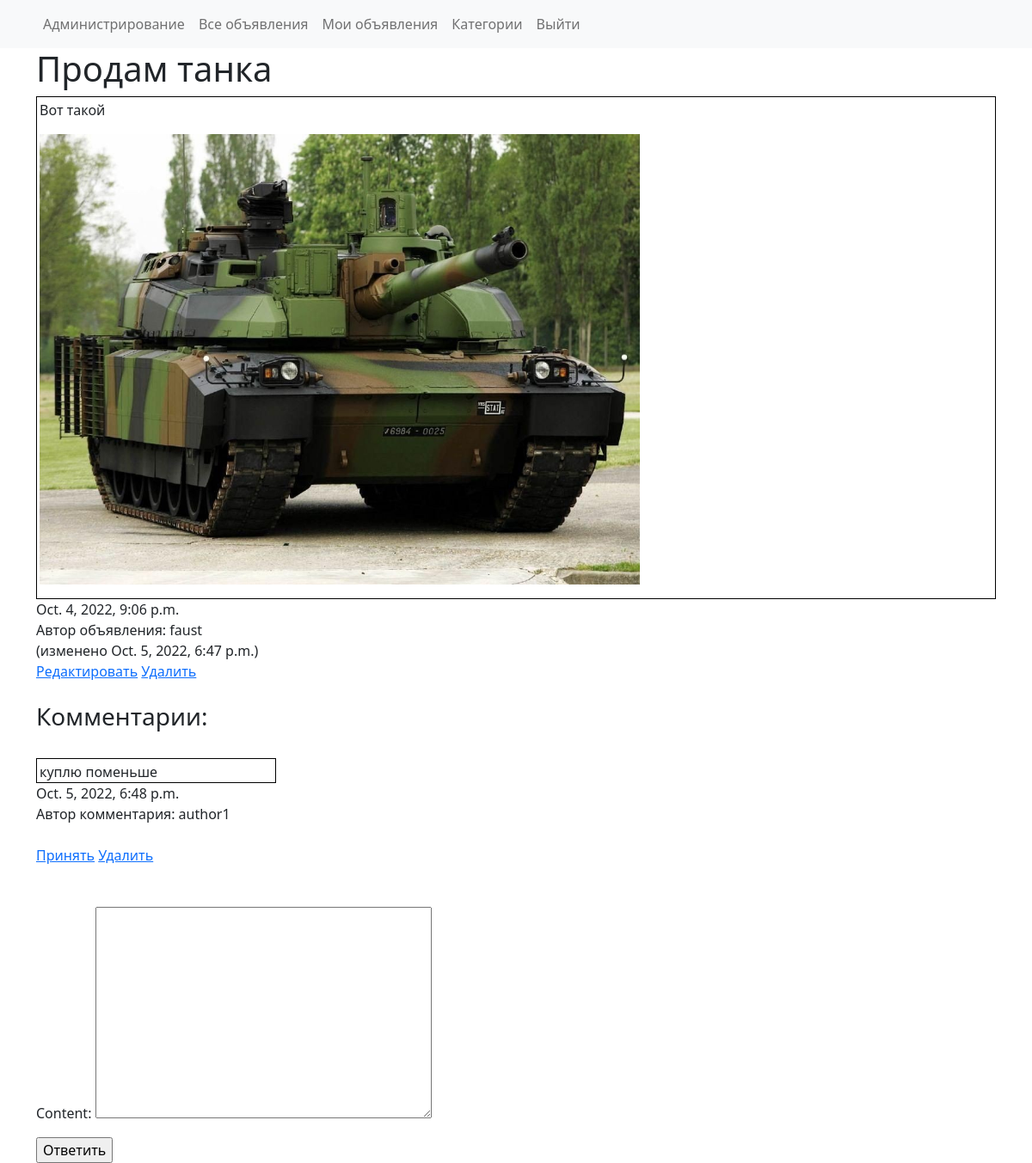
Page /posts/16 (signed in) on the committed database.
### app/models.py (models this page shows, shortened)
class Post(models.Model):
    title = models.CharField(max_length=200)
    author = models.ForeignKey(User, on_delete=models.CASCADE)
    content = models.TextField()
    category = models.ForeignKey(Category, on_delete=models.CASCADE)
    created_on = models.DateTimeField(auto_now_add=True)
    updated_on = models.DateTimeField(auto_now=True)
    class Meta:
        ordering = ['-created_on']

class Comment(models.Model):
    author = models.ForeignKey(User, on_delete=models.CASCADE)
    post = models.ForeignKey(Post, on_delete=models.CASCADE)
    content = models.TextField()
    created_on = models.DateTimeField(auto_now_add=True)
    updated_on = models.DateTimeField(auto_now=True)
    accepted = models.BooleanField(default=False)
    class Meta:
        ordering = ['-created_on']

### app/views.py (the view, shortened to what this page needs)
# urls.py: path('posts/<int:pk>', PostView.as_view(), name='post_detail'),
class PostView(DetailView):
    model = Post
    template_name = 'app/post_detail.html'
    def get_context_data(self, **kwargs):
        context = super().get_context_data(**kwargs)
        context['form'] = NewCommentForm()
        context['comments'] = Comment.objects.select_related('post').filter(post=context['object'])
        return context

### app/forms.py
class NewCommentForm(forms.ModelForm):
    class Meta:
        model = Comment
        fields = ['content']

### templates/app/post_detail.html (shortened to what this page needs)
{% extends "default.html" %}
{% block content %}
<h1>{{ object.title }}</h1>
<div style="border: 1px solid #000; padding: 3px 3px 0 3px;">
    {% autoescape off %}
    {{ object.content | safe }}
    {% endautoescape %}
</div>
{{ object.created_on }} <br>
Автор объявления: {{ object.author }} <br>
{% if object.created_on != object.updated_on %}
    (изменено {{ object.updated_on }})
{% endif %}
<br>
{% if user == object.author %}
    <a href="{{ object.pk }}/edit">Редактировать</a>
    <a href="{{ object.pk }}/delete">Удалить</a>
{% endif %}<br>
<br>
<h3>Комментарии:</h3>
<br>
{% for comment in comments %}
    {% if user == object.author or user == comment.author %}
        <div style="border: 1px solid #000; width: 25%; padding: 3px 3px 0 3px;">
            {{ comment.content }}</div>
        {{ comment.created_on }} <br>
        Автор комментария: {{ comment.author }} <br>
        <br>
        {% if user == object.author %}
            {% if comment.accepted %}
                <b>Предложение принято</b>
            {% else %}
                <a href="{% url 'accept_comment' comment.pk %}">Принять</a>
            {% endif %}
        {% endif %}
        <a href="{% url 'delete_comment' comment.pk %}">Удалить</a>
        <br>
        <br>
    {% endif %}
{% endfor %}
<br>
<form action="" method="post">
    {{ form.as_p }}
    <input type="submit" value="Ответить">
</form>
{% endblock content %}

### rows in the picture
Post: title "Продам танка", content "Вот такой", content (picture), created_on "Oct. 4, 2022, 9:06 p.m.", author "faust", updated_on "Oct. 5, 2022, 6:47 p.m."
Comment: content "куплю поменьше", created_on "Oct. 5, 2022, 6:48 p.m.", author "author1", accepted "Принять"
